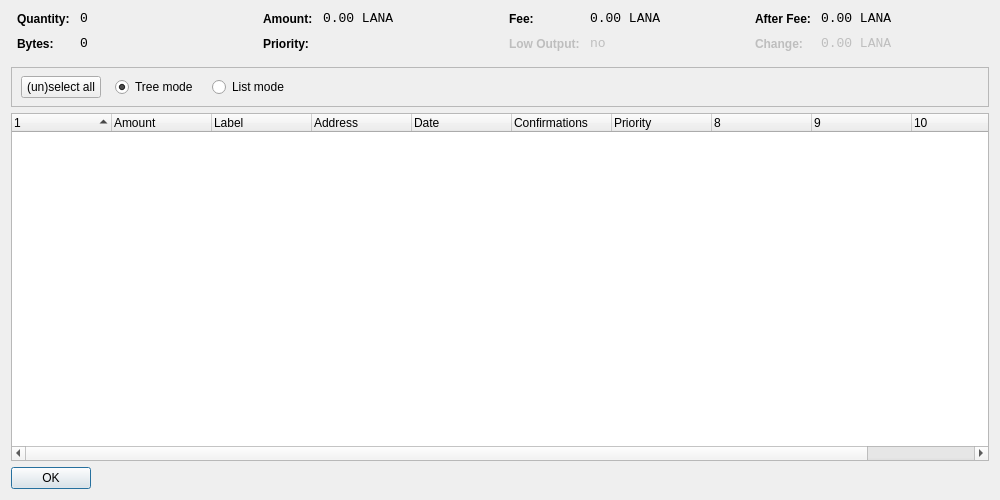
<?xml version="1.0" encoding="UTF-8"?>
<ui version="4.0">
 <class>CoinControlDialog</class>
 <widget class="QDialog" name="CoinControlDialog">
  <property name="geometry">
   <rect>
    <x>0</x>
    <y>0</y>
    <width>1000</width>
    <height>500</height>
   </rect>
  </property>
  <property name="windowTitle">
   <string>Coin Control</string>
  </property>
  <layout class="QVBoxLayout" name="verticalLayout">
   <item>
    <layout class="QHBoxLayout" name="horizontalLayoutTop" stretch="0,0,0,0">
     <property name="topMargin">
      <number>0</number>
     </property>
     <property name="bottomMargin">
      <number>10</number>
     </property>
     <item>
      <layout class="QFormLayout" name="formLayoutCoinControl1">
       <property name="horizontalSpacing">
        <number>10</number>
       </property>
       <property name="verticalSpacing">
        <number>10</number>
       </property>
       <property name="leftMargin">
        <number>6</number>
       </property>
       <property name="rightMargin">
        <number>6</number>
       </property>
       <item row="0" column="0">
        <widget class="QLabel" name="labelCoinControlQuantityText">
         <property name="styleSheet">
          <string notr="true">font-weight:bold;</string>
         </property>
         <property name="text">
          <string>Quantity:</string>
         </property>
        </widget>
       </item>
       <item row="0" column="1">
        <widget class="QLabel" name="labelCoinControlQuantity">
         <property name="font">
          <font>
           <family>Monospace</family>
           <pointsize>10</pointsize>
          </font>
         </property>
         <property name="cursor">
          <cursorShape>IBeamCursor</cursorShape>
         </property>
         <property name="contextMenuPolicy">
          <enum>Qt::ActionsContextMenu</enum>
         </property>
         <property name="text">
          <string notr="true">0</string>
         </property>
         <property name="textInteractionFlags">
          <set>Qt::LinksAccessibleByMouse|Qt::TextSelectableByKeyboard|Qt::TextSelectableByMouse</set>
         </property>
        </widget>
       </item>
       <item row="1" column="0">
        <widget class="QLabel" name="labelCoinControlBytesText">
         <property name="styleSheet">
          <string notr="true">font-weight:bold;</string>
         </property>
         <property name="text">
          <string>Bytes:</string>
         </property>
        </widget>
       </item>
       <item row="1" column="1">
        <widget class="QLabel" name="labelCoinControlBytes">
         <property name="font">
          <font>
           <family>Monospace</family>
           <pointsize>10</pointsize>
          </font>
         </property>
         <property name="cursor">
          <cursorShape>IBeamCursor</cursorShape>
         </property>
         <property name="contextMenuPolicy">
          <enum>Qt::ActionsContextMenu</enum>
         </property>
         <property name="text">
          <string notr="true">0</string>
         </property>
         <property name="textInteractionFlags">
          <set>Qt::LinksAccessibleByMouse|Qt::TextSelectableByKeyboard|Qt::TextSelectableByMouse</set>
         </property>
        </widget>
       </item>
      </layout>
     </item>
     <item>
      <layout class="QFormLayout" name="formLayoutCoinControl2">
       <property name="horizontalSpacing">
        <number>10</number>
       </property>
       <property name="verticalSpacing">
        <number>10</number>
       </property>
       <property name="leftMargin">
        <number>6</number>
       </property>
       <property name="rightMargin">
        <number>6</number>
       </property>
       <item row="0" column="0">
        <widget class="QLabel" name="labelCoinControlAmountText">
         <property name="styleSheet">
          <string notr="true">font-weight:bold;</string>
         </property>
         <property name="text">
          <string>Amount:</string>
         </property>
        </widget>
       </item>
       <item row="0" column="1">
        <widget class="QLabel" name="labelCoinControlAmount">
         <property name="font">
          <font>
           <family>Monospace</family>
           <pointsize>10</pointsize>
          </font>
         </property>
         <property name="cursor">
          <cursorShape>IBeamCursor</cursorShape>
         </property>
         <property name="contextMenuPolicy">
          <enum>Qt::ActionsContextMenu</enum>
         </property>
         <property name="text">
          <string notr="true">0.00 LANA</string>
         </property>
         <property name="textInteractionFlags">
          <set>Qt::LinksAccessibleByMouse|Qt::TextSelectableByKeyboard|Qt::TextSelectableByMouse</set>
         </property>
        </widget>
       </item>
       <item row="1" column="0">
        <widget class="QLabel" name="labelCoinControlPriorityText">
         <property name="styleSheet">
          <string notr="true">font-weight:bold;</string>
         </property>
         <property name="text">
          <string>Priority:</string>
         </property>
        </widget>
       </item>
       <item row="1" column="1">
        <widget class="QLabel" name="labelCoinControlPriority">
         <property name="font">
          <font>
           <family>Monospace</family>
           <pointsize>10</pointsize>
          </font>
         </property>
         <property name="cursor">
          <cursorShape>IBeamCursor</cursorShape>
         </property>
         <property name="contextMenuPolicy">
          <enum>Qt::ActionsContextMenu</enum>
         </property>
         <property name="text">
          <string/>
         </property>
         <property name="textInteractionFlags">
          <set>Qt::LinksAccessibleByMouse|Qt::TextSelectableByKeyboard|Qt::TextSelectableByMouse</set>
         </property>
        </widget>
       </item>
      </layout>
     </item>
     <item>
      <layout class="QFormLayout" name="formLayoutCoinControl3">
       <property name="horizontalSpacing">
        <number>10</number>
       </property>
       <property name="verticalSpacing">
        <number>10</number>
       </property>
       <property name="leftMargin">
        <number>6</number>
       </property>
       <property name="rightMargin">
        <number>6</number>
       </property>
       <item row="0" column="0">
        <widget class="QLabel" name="labelCoinControlFeeText">
         <property name="styleSheet">
          <string notr="true">font-weight:bold;</string>
         </property>
         <property name="text">
          <string>Fee:</string>
         </property>
        </widget>
       </item>
       <item row="0" column="1">
        <widget class="QLabel" name="labelCoinControlFee">
         <property name="font">
          <font>
           <family>Monospace</family>
           <pointsize>10</pointsize>
          </font>
         </property>
         <property name="cursor">
          <cursorShape>IBeamCursor</cursorShape>
         </property>
         <property name="contextMenuPolicy">
          <enum>Qt::ActionsContextMenu</enum>
         </property>
         <property name="text">
          <string notr="true">0.00 LANA</string>
         </property>
         <property name="textInteractionFlags">
          <set>Qt::LinksAccessibleByMouse|Qt::TextSelectableByKeyboard|Qt::TextSelectableByMouse</set>
         </property>
        </widget>
       </item>
       <item row="1" column="0">
        <widget class="QLabel" name="labelCoinControlLowOutputText">
         <property name="enabled">
          <bool>false</bool>
         </property>
         <property name="styleSheet">
          <string notr="true">font-weight:bold;</string>
         </property>
         <property name="text">
          <string>Low Output:</string>
         </property>
        </widget>
       </item>
       <item row="1" column="1">
        <widget class="QLabel" name="labelCoinControlLowOutput">
         <property name="enabled">
          <bool>false</bool>
         </property>
         <property name="font">
          <font>
           <family>Monospace</family>
           <pointsize>10</pointsize>
          </font>
         </property>
         <property name="cursor">
          <cursorShape>IBeamCursor</cursorShape>
         </property>
         <property name="contextMenuPolicy">
          <enum>Qt::ActionsContextMenu</enum>
         </property>
         <property name="text">
          <string notr="true">no</string>
         </property>
         <property name="textInteractionFlags">
          <set>Qt::LinksAccessibleByMouse|Qt::TextSelectableByKeyboard|Qt::TextSelectableByMouse</set>
         </property>
        </widget>
       </item>
      </layout>
     </item>
     <item>
      <layout class="QFormLayout" name="formLayoutCoinControl4">
       <property name="horizontalSpacing">
        <number>10</number>
       </property>
       <property name="verticalSpacing">
        <number>10</number>
       </property>
       <property name="leftMargin">
        <number>6</number>
       </property>
       <property name="rightMargin">
        <number>6</number>
       </property>
       <item row="0" column="0">
        <widget class="QLabel" name="labelCoinControlAfterFeeText">
         <property name="styleSheet">
          <string notr="true">font-weight:bold;</string>
         </property>
         <property name="text">
          <string>After Fee:</string>
         </property>
        </widget>
       </item>
       <item row="0" column="1">
        <widget class="QLabel" name="labelCoinControlAfterFee">
         <property name="font">
          <font>
           <family>Monospace</family>
           <pointsize>10</pointsize>
          </font>
         </property>
         <property name="cursor">
          <cursorShape>IBeamCursor</cursorShape>
         </property>
         <property name="contextMenuPolicy">
          <enum>Qt::ActionsContextMenu</enum>
         </property>
         <property name="text">
          <string notr="true">0.00 LANA</string>
         </property>
         <property name="textInteractionFlags">
          <set>Qt::LinksAccessibleByMouse|Qt::TextSelectableByKeyboard|Qt::TextSelectableByMouse</set>
         </property>
        </widget>
       </item>
       <item row="1" column="0">
        <widget class="QLabel" name="labelCoinControlChangeText">
         <property name="enabled">
          <bool>false</bool>
         </property>
         <property name="styleSheet">
          <string notr="true">font-weight:bold;</string>
         </property>
         <property name="text">
          <string>Change:</string>
         </property>
        </widget>
       </item>
       <item row="1" column="1">
        <widget class="QLabel" name="labelCoinControlChange">
         <property name="enabled">
          <bool>false</bool>
         </property>
         <property name="font">
          <font>
           <family>Monospace</family>
           <pointsize>10</pointsize>
          </font>
         </property>
         <property name="cursor">
          <cursorShape>IBeamCursor</cursorShape>
         </property>
         <property name="contextMenuPolicy">
          <enum>Qt::ActionsContextMenu</enum>
         </property>
         <property name="text">
          <string notr="true">0.00 LANA</string>
         </property>
         <property name="textInteractionFlags">
          <set>Qt::LinksAccessibleByMouse|Qt::TextSelectableByKeyboard|Qt::TextSelectableByMouse</set>
         </property>
        </widget>
       </item>
      </layout>
     </item>
    </layout>
   </item>
   <item>
    <widget class="QFrame" name="frame">
     <property name="minimumSize">
      <size>
       <width>0</width>
       <height>40</height>
      </size>
     </property>
     <property name="frameShape">
      <enum>QFrame::StyledPanel</enum>
     </property>
     <property name="frameShadow">
      <enum>QFrame::Sunken</enum>
     </property>
     <widget class="QWidget" name="horizontalLayoutWidget">
      <property name="geometry">
       <rect>
        <x>10</x>
        <y>0</y>
        <width>781</width>
        <height>41</height>
       </rect>
      </property>
      <layout class="QHBoxLayout" name="horizontalLayoutPanel" stretch="0,0,0,0,0">
       <property name="spacing">
        <number>14</number>
       </property>
       <item>
        <widget class="QPushButton" name="pushButtonSelectAll">
         <property name="sizePolicy">
          <sizepolicy hsizetype="Maximum" vsizetype="Fixed">
           <horstretch>0</horstretch>
           <verstretch>0</verstretch>
          </sizepolicy>
         </property>
         <property name="text">
          <string>(un)select all</string>
         </property>
        </widget>
       </item>
       <item>
        <widget class="QRadioButton" name="radioTreeMode">
         <property name="sizePolicy">
          <sizepolicy hsizetype="Maximum" vsizetype="Fixed">
           <horstretch>0</horstretch>
           <verstretch>0</verstretch>
          </sizepolicy>
         </property>
         <property name="text">
          <string>Tree mode</string>
         </property>
         <property name="checked">
          <bool>true</bool>
         </property>
        </widget>
       </item>
       <item>
        <widget class="QRadioButton" name="radioListMode">
         <property name="sizePolicy">
          <sizepolicy hsizetype="Maximum" vsizetype="Fixed">
           <horstretch>0</horstretch>
           <verstretch>0</verstretch>
          </sizepolicy>
         </property>
         <property name="text">
          <string>List mode</string>
         </property>
        </widget>
       </item>
       <item>
        <spacer name="horizontalSpacer">
         <property name="orientation">
          <enum>Qt::Horizontal</enum>
         </property>
         <property name="sizeHint" stdset="0">
          <size>
           <width>40</width>
           <height>20</height>
          </size>
         </property>
        </spacer>
       </item>
      </layout>
     </widget>
    </widget>
   </item>
   <item>
    <widget class="CoinControlTreeWidget" name="treeWidget">
     <property name="contextMenuPolicy">
      <enum>Qt::CustomContextMenu</enum>
     </property>
     <property name="sortingEnabled">
      <bool>false</bool>
     </property>
     <property name="columnCount">
      <number>11</number>
     </property>
     <attribute name="headerShowSortIndicator" stdset="0">
      <bool>true</bool>
     </attribute>
     <attribute name="headerStretchLastSection">
      <bool>false</bool>
     </attribute>
     <column>
      <property name="text">
       <string/>
      </property>
     </column>
     <column>
      <property name="text">
       <string>Amount</string>
      </property>
     </column>
     <column>
      <property name="text">
       <string>Label</string>
      </property>
     </column>
     <column>
      <property name="text">
       <string>Address</string>
      </property>
     </column>
     <column>
      <property name="text">
       <string>Date</string>
      </property>
     </column>
     <column>
      <property name="text">
       <string>Confirmations</string>
      </property>
      <property name="toolTip">
       <string>Confirmed</string>
      </property>
     </column>
     <column>
      <property name="text">
       <string>Priority</string>
      </property>
     </column>
     <column>
      <property name="text">
       <string/>
      </property>
     </column>
     <column>
      <property name="text">
       <string/>
      </property>
     </column>
     <column>
      <property name="text">
       <string/>
      </property>
     </column>
     <column>
      <property name="text">
       <string/>
      </property>
     </column>
    </widget>
   </item>
   <item>
    <widget class="QDialogButtonBox" name="buttonBox">
     <property name="sizePolicy">
      <sizepolicy hsizetype="Maximum" vsizetype="Fixed">
       <horstretch>0</horstretch>
       <verstretch>0</verstretch>
      </sizepolicy>
     </property>
     <property name="orientation">
      <enum>Qt::Horizontal</enum>
     </property>
     <property name="standardButtons">
      <set>QDialogButtonBox::Ok</set>
     </property>
    </widget>
   </item>
  </layout>
 </widget>
 <customwidgets>
  <customwidget>
   <class>CoinControlTreeWidget</class>
   <extends>QTreeWidget</extends>
   <header>coincontroltreewidget.h</header>
  </customwidget>
 </customwidgets>
 <resources/>
 <connections/>
</ui>
